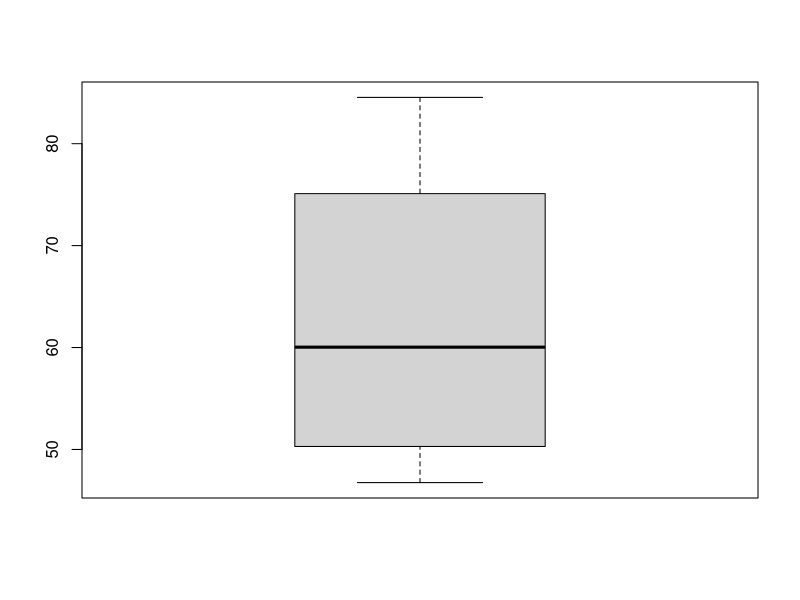
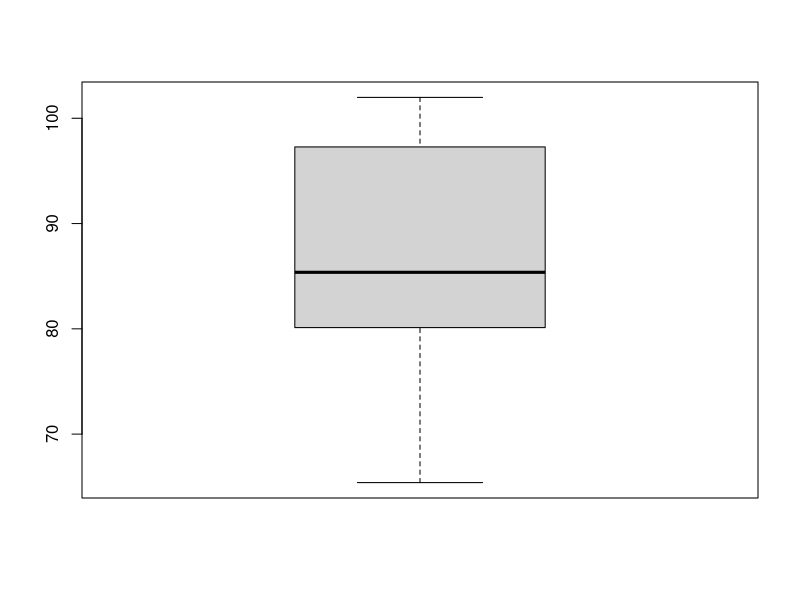
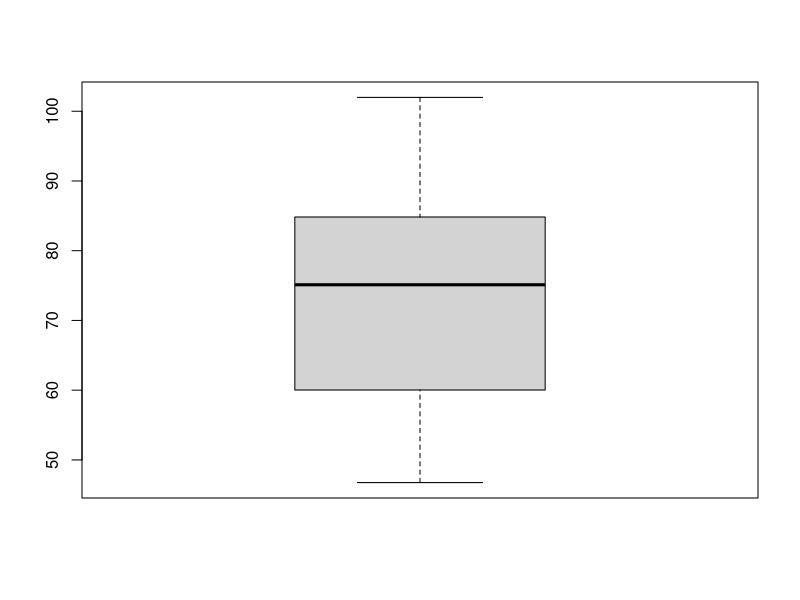
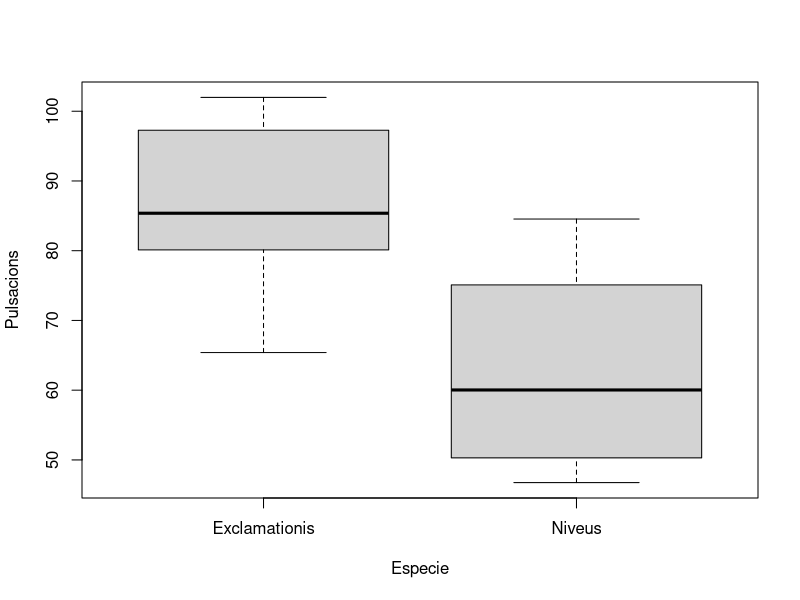
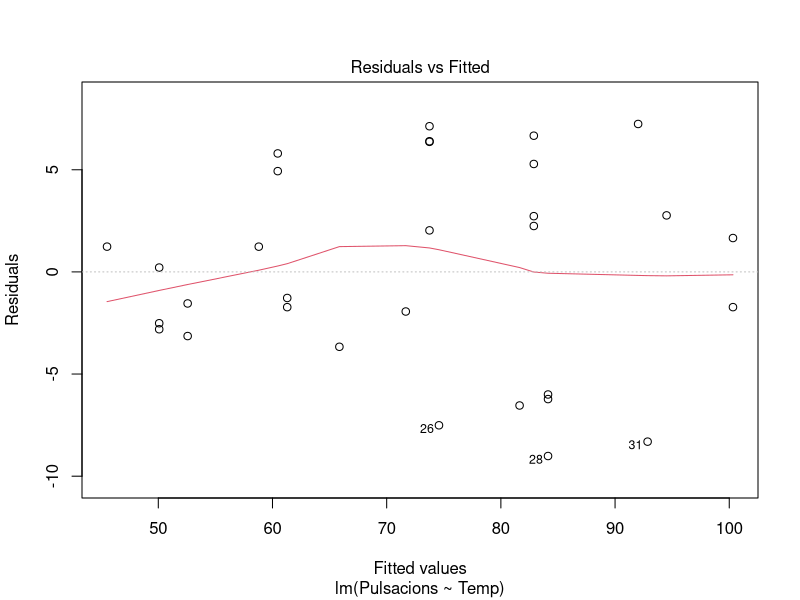
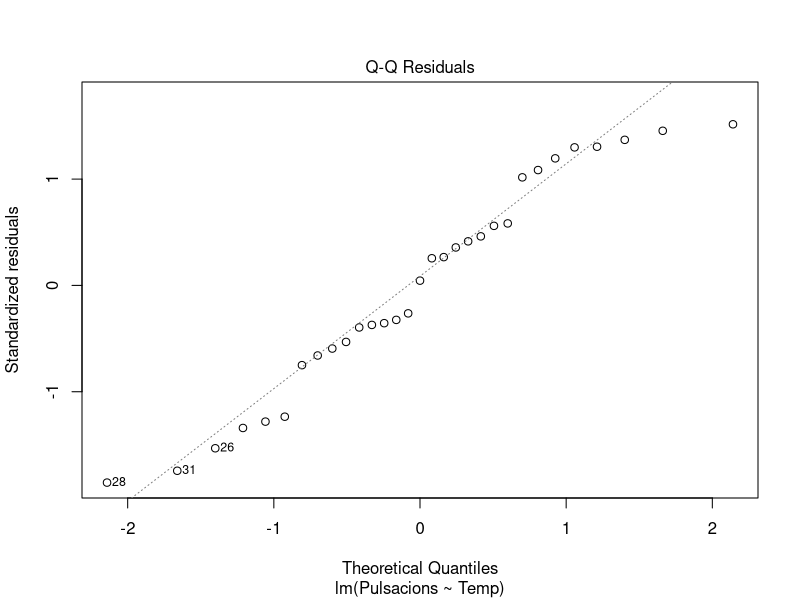
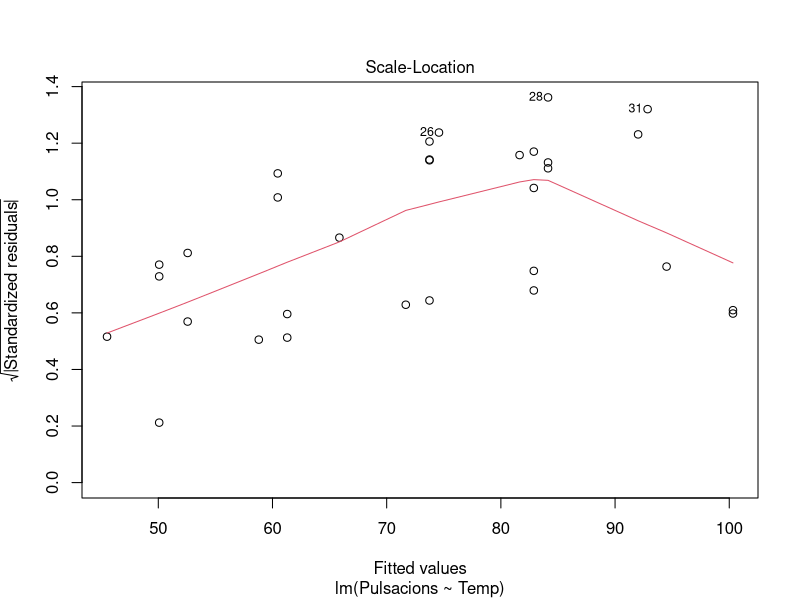
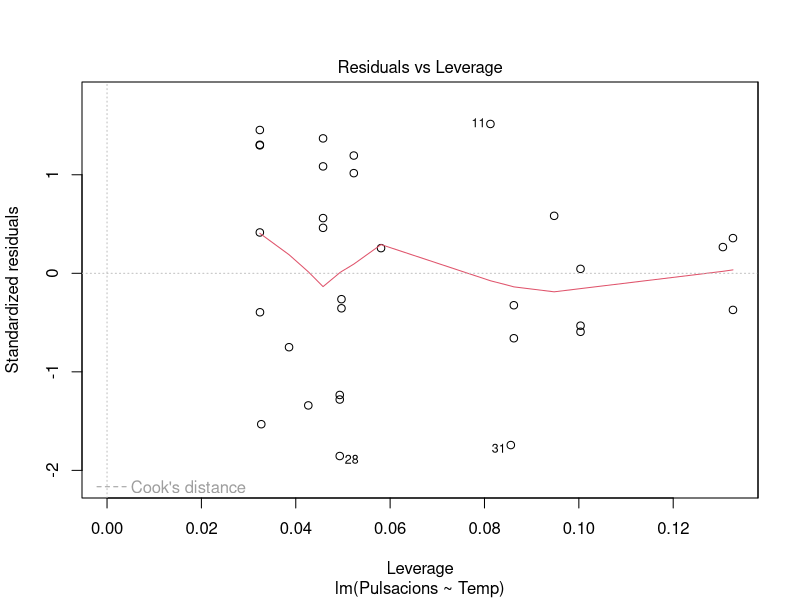

Here is the R script that generated these plots, in order:
# Code from part 2 of exam 2022.
library(dplyr)
setwd("/home/ajo/gitRepos/glm/exams")
data <- read.csv2("DadesFinalPie2-B-2022.csv")

head(data)
str(data)
summary(data)
data$Especie <- as.factor(data$Especie)

#cbind(data[data$Especie == "Exclamationis", ], data[data$Especie == "Niveus", ]


# 1)
boxplot(data[data$Especie == "Niveus", "Pulsacions"])
boxplot(data[data$Especie =="Exclamationis", "Pulsacions"])
boxplot(data[,"Pulsacions"])
boxplot(Pulsacions~Especie, data)

#2) 
cor(data$Pulsacions, data$Temp)

#3) 
mean(data[data$Especie == "Exclamationis", "Pulsacions"])
var(data[data$Especie == "Exclamationis", "Pulsacions"])
mean(data[data$Especie == "Niveus", "Pulsacions"])
var(data[data$Especie == "Niveus", "Pulsacions"])

#4) 
slm <- lm(Pulsacions~Temp, data = data)
summary(slm)
sse <- sum((fitted(slm) - data$Pulsacions)^2)
ssr <- sum((fitted(slm) - mean(data$Pulsacions))^2)
sst <- sse+ssr
sst

#5) 
4.15

#6) Done on paper.

#7 
plot(slm, ask = F)
par(mfrow = c(2,2))
plot(slm, ask = F)
par(mfrow = c(1,1))
# Largest leverage value:
max(hatvalues(slm))
summary(hatvalues(slm))
# Influence?
summary(cooks.distance(slm))
4/31

#8)
plot(rstandard(slm), ylim = c(-3,3))
abline(h=c(-1.96,0,1.96),lty=2)
summary(rstandard(slm))

#9)
addmod <- lm(Pulsacions~Temp+Especie, data = data)
summary(addmod)
sse <- sum((fitted(addmod) - data$Pulsacions)^2)
ssr <- sum((fitted(addmod) - mean(data$Pulsacions))^2)
sst <- sse+ssr
sst
ssr/sst

#10)

#11)

#12)

#13)
plot(addmod, ask = F)
par(mfrow = c(2,2))
plot(slm, ask = F)
par(mfrow = c(1,1))
# Largest leverage value:
max(hatvalues(addmod))
summary(hatvalues(addmod))
# Influence?
summary(cooks.distance(addmod))
4/31

#14)
plot(rstandard(addmod), ylim = c(-3,3))
abline(h=c(-1.96,0,1.96),lty=2)
summary(rstandard(addmod))
rst <- rstandard(addmod)
sum(rst>1.96) + sum(rst<(-1.96))

#15)
fact <- lm(Pulsacions~Temp*Especie, data = data)
summary(fact)

#17) Comments:
plot(fact, ask = F)
par(mfrow = c(2,2))
plot(slm, ask = F)
par(mfrow = c(1,1))
# Largest leverage value:
max(hatvalues(fact))
summary(hatvalues(fact))
# Influence?
summary(cooks.distance(fact))
4/31
plot(rstandard(fact), ylim = c(-3,3))
abline(h=c(-1.96,0,1.96),lty=2)
summary(rstandard(fact))

#18

#19)
new.data <- data.frame(Especie = "Exclamationis", Temp = 27)
predict(addmod, new.data, interval = "confidence")
predict(addmod, new.data, interval = "prediction")
